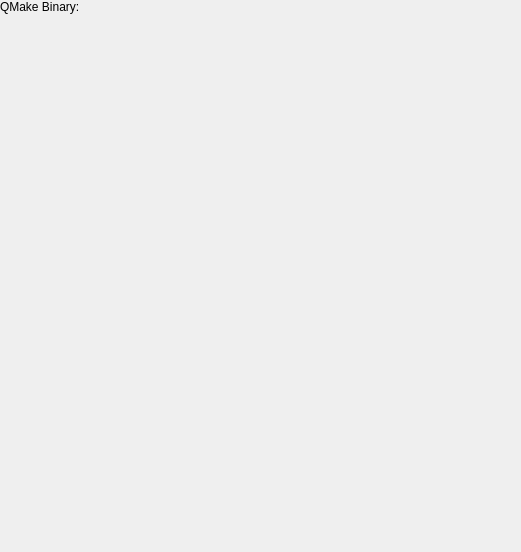
<ui version="4.0" >
 <class>QMakeConfig</class>
 <widget class="QWidget" name="QMakeConfig" >
  <property name="geometry" >
   <rect>
    <x>0</x>
    <y>0</y>
    <width>521</width>
    <height>552</height>
   </rect>
  </property>
  <property name="windowTitle" >
   <string>Form</string>
  </property>
  <layout class="QGridLayout" >
   <property name="margin" >
    <number>0</number>
   </property>
   <property name="spacing" >
    <number>6</number>
   </property>
   <item row="4" column="1" >
    <spacer>
     <property name="orientation" >
      <enum>Qt::Vertical</enum>
     </property>
     <property name="sizeHint" >
      <size>
       <width>20</width>
       <height>40</height>
      </size>
     </property>
    </spacer>
   </item>
   <item row="3" column="1" >
    <widget class="KUrlRequester" name="qmakebin" />
   </item>
   <item row="3" column="0" >
    <widget class="QLabel" name="label1" >
     <property name="text" >
      <string>QMake Binary:</string>
     </property>
     <property name="textFormat" >
      <enum>Qt::PlainText</enum>
     </property>
     <property name="buddy" >
      <cstring>qmakebin</cstring>
     </property>
    </widget>
   </item>
  </layout>
 </widget>
 <customwidgets>
  <customwidget>
   <class>KUrlRequester</class>
   <extends>QFrame</extends>
   <header>kurlrequester.h</header>
  </customwidget>
 </customwidgets>
 <resources/>
 <connections/>
</ui>
